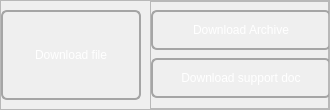
                                  <widget class="QCustomSlideFrame3" name="downloadFilesBtns">
                                   <property name="minimumSize">
                                    <size>
                                     <width>330</width>
                                     <height>110</height>
                                    </size>
                                   </property>
                                   <property name="maximumSize">
                                    <size>
                                     <width>330</width>
                                     <height>110</height>
                                    </size>
                                   </property>
                                   <property name="frameShape">
                                    <enum>QFrame::StyledPanel</enum>
                                   </property>
                                   <property name="frameShadow">
                                    <enum>QFrame::Raised</enum>
                                   </property>
                                   <layout class="QHBoxLayout" name="horizontalLayout_7">
                                    <property name="spacing">
                                     <number>9</number>
                                    </property>
                                    <property name="leftMargin">
                                     <number>0</number>
                                    </property>
                                    <property name="topMargin">
                                     <number>0</number>
                                    </property>
                                    <property name="rightMargin">
                                     <number>0</number>
                                    </property>
                                    <property name="bottomMargin">
                                     <number>0</number>
                                    </property>
                                    <item>
                                     <widget class="QPushButton" name="dwnldMainFileBtn">
                                      <property name="minimumSize">
                                       <size>
                                        <width>140</width>
                                        <height>90</height>
                                       </size>
                                      </property>
                                      <property name="maximumSize">
                                       <size>
                                        <width>140</width>
                                        <height>90</height>
                                       </size>
                                      </property>
                                      <property name="styleSheet">
                                       <string notr="true">#dwnldMainFileBtn:pressed {
	background-color: rgb(165, 165, 165);
	border-radius: 6px;
	}
#dwnldMainFileBtn{color: white; border: 2px solid rgb(165, 165, 165);
							border-radius: 6px}</string>
                                      </property>
                                      <property name="text">
                                       <string>Download file</string>
                                      </property>
                                      <property name="icon">
                                       <iconset resource="resources_rc.qrc">
                                        <normaloff>:/icon/icons/download-cloud.svg</normaloff>:/icon/icons/download-cloud.svg</iconset>
                                      </property>
                                      <property name="iconSize">
                                       <size>
                                        <width>24</width>
                                        <height>24</height>
                                       </size>
                                      </property>
                                     </widget>
                                    </item>
                                    <item>
                                     <widget class="QFrame" name="frame_4">
                                      <property name="frameShape">
                                       <enum>QFrame::StyledPanel</enum>
                                      </property>
                                      <property name="frameShadow">
                                       <enum>QFrame::Raised</enum>
                                      </property>
                                      <layout class="QVBoxLayout" name="verticalLayout_26">
                                       <property name="spacing">
                                        <number>0</number>
                                       </property>
                                       <property name="leftMargin">
                                        <number>0</number>
                                       </property>
                                       <property name="topMargin">
                                        <number>0</number>
                                       </property>
                                       <property name="rightMargin">
                                        <number>0</number>
                                       </property>
                                       <property name="bottomMargin">
                                        <number>0</number>
                                       </property>
                                       <item>
                                        <widget class="QPushButton" name="dwnldArchiveBtn">
                                         <property name="minimumSize">
                                          <size>
                                           <width>180</width>
                                           <height>40</height>
                                          </size>
                                         </property>
                                         <property name="maximumSize">
                                          <size>
                                           <width>180</width>
                                           <height>40</height>
                                          </size>
                                         </property>
                                         <property name="styleSheet">
                                          <string notr="true">#dwnldArchiveBtn:pressed {
	background-color: rgb(165, 165, 165);
	border-radius: 6px;
	}
#dwnldArchiveBtn{color: white; border: 2px solid rgb(165, 165, 165);
							border-radius: 6px}</string>
                                         </property>
                                         <property name="text">
                                          <string>Download Archive</string>
                                         </property>
                                         <property name="icon">
                                          <iconset resource="resources_rc.qrc">
                                           <normaloff>:/icon/icons/download-cloud.svg</normaloff>:/icon/icons/download-cloud.svg</iconset>
                                         </property>
                                         <property name="iconSize">
                                          <size>
                                           <width>24</width>
                                           <height>24</height>
                                          </size>
                                         </property>
                                        </widget>
                                       </item>
                                       <item>
                                        <widget class="QPushButton" name="dwnldDocBtn">
                                         <property name="minimumSize">
                                          <size>
                                           <width>180</width>
                                           <height>40</height>
                                          </size>
                                         </property>
                                         <property name="maximumSize">
                                          <size>
                                           <width>180</width>
                                           <height>40</height>
                                          </size>
                                         </property>
                                         <property name="styleSheet">
                                          <string notr="true">#dwnldDocBtn:pressed {
	background-color: rgb(165, 165, 165);
	border-radius: 6px;
	}
#dwnldDocBtn{color: white; border: 2px solid rgb(165, 165, 165);
							border-radius: 6px}</string>
                                         </property>
                                         <property name="text">
                                          <string>Download support doc</string>
                                         </property>
                                         <property name="icon">
                                          <iconset resource="resources_rc.qrc">
                                           <normaloff>:/icon/icons/download-cloud.svg</normaloff>:/icon/icons/download-cloud.svg</iconset>
                                         </property>
                                         <property name="iconSize">
                                          <size>
                                           <width>24</width>
                                           <height>24</height>
                                          </size>
                                         </property>
                                        </widget>
                                       </item>
                                      </layout>
                                     </widget>
                                    </item>
                                   </layout>
                                  </widget>
